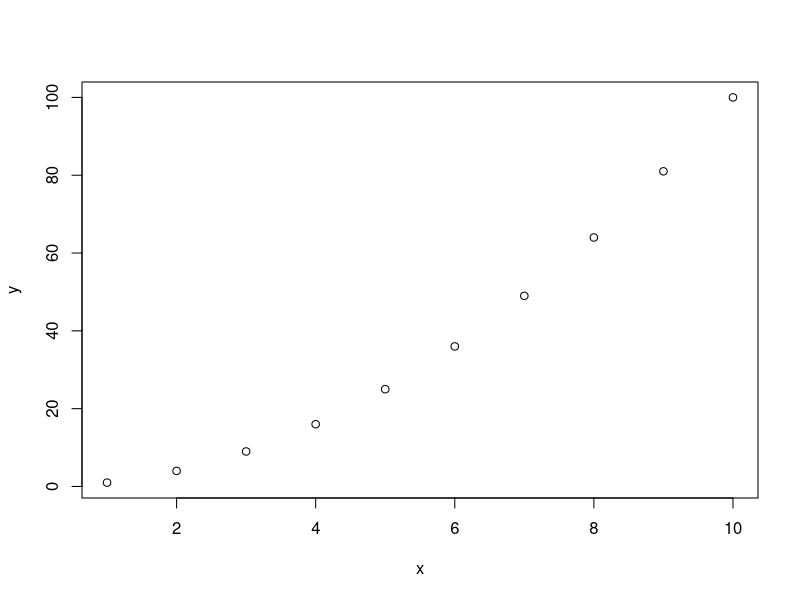
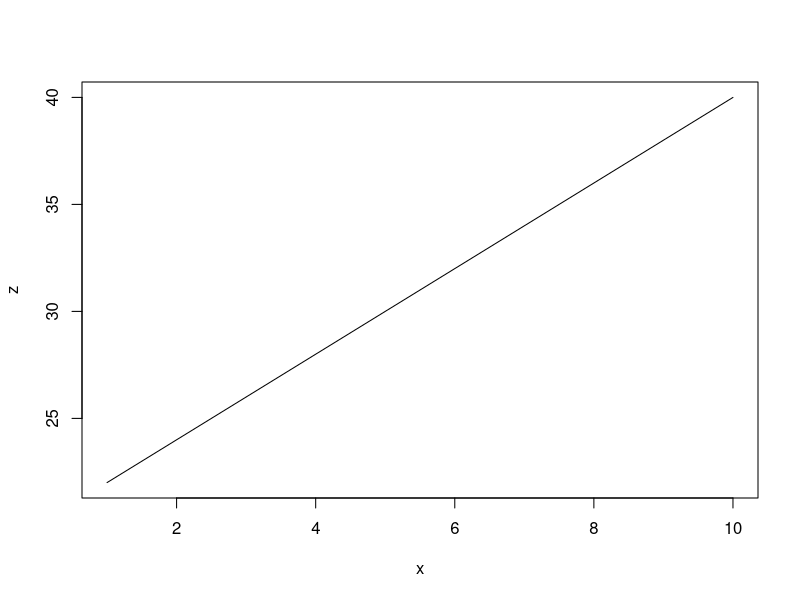
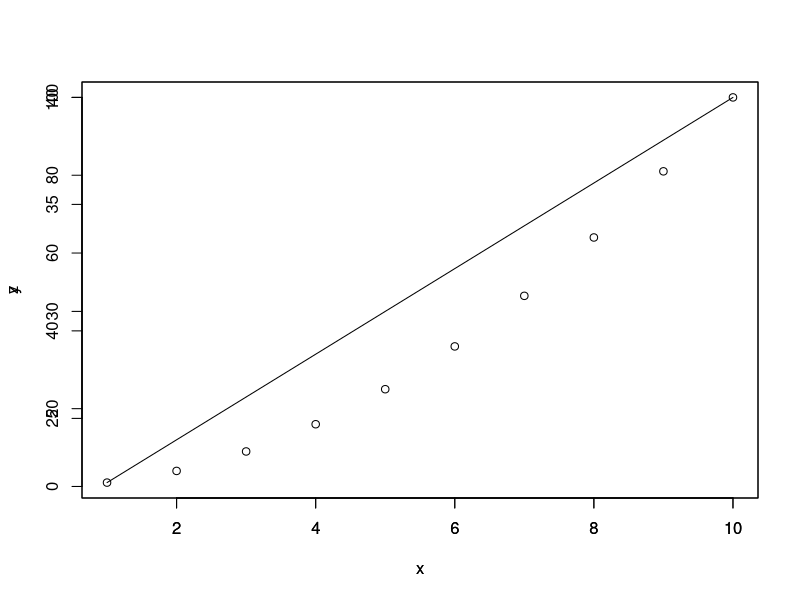
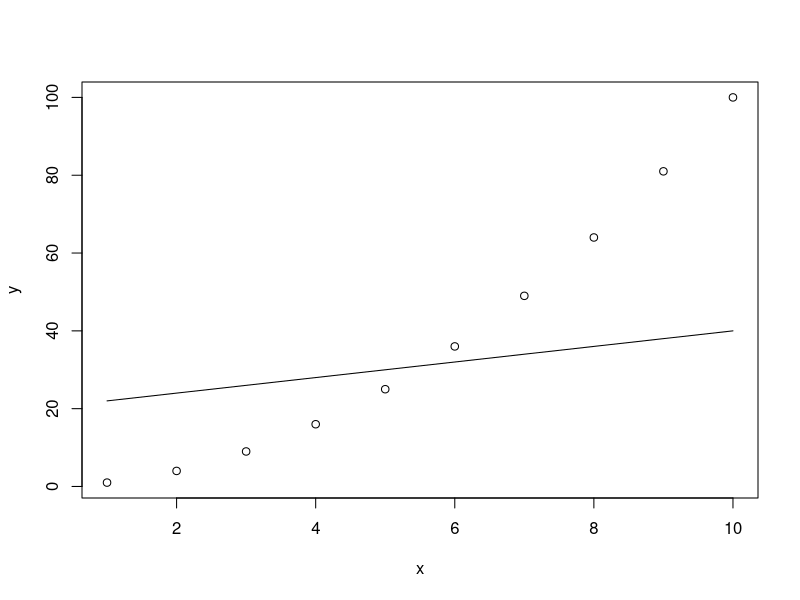
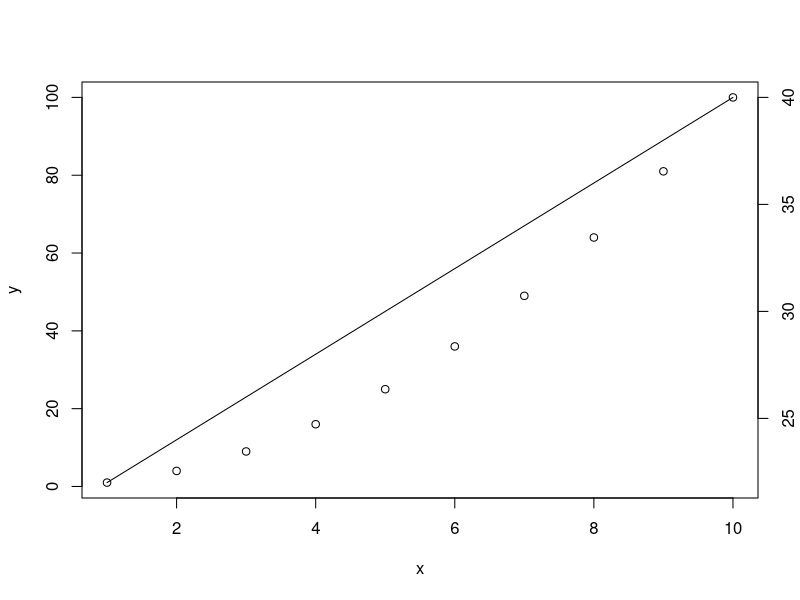

These figures' R source, in order:
# plots_tutorial
# Yufeng Huang
# this is designed to help Assignment 2

x <- 1:10
y <- x^2
z <- 2*x + 20

# simply use plot() again will replace original
plot(x, y)  # single plot
plot(x, z, type = 'l')  # replaces the original plot, type gives the type of plots

# can set par() to overlay two plots
plot(x, y)
par(new = T)    # start accepting new plots directly on the old one
plot(x, z, type = 'l')
par(new = F)    # turn it off

# but we found that the axis are weird, so we can do the following
plot(x, y)
points(x, z, type = 'l')    # points will not generate new plot but will instead add to new plots (using orignal axis)

# or we can do
plot(x, y)
par(new = T)
plot(x, z, type = 'l', xlab = "", ylab = "", axes=FALSE)
axis(side = 4)  # so we suppressed the axis on the second plot, but add it back on the 4th side (right)
par(new = F)

 